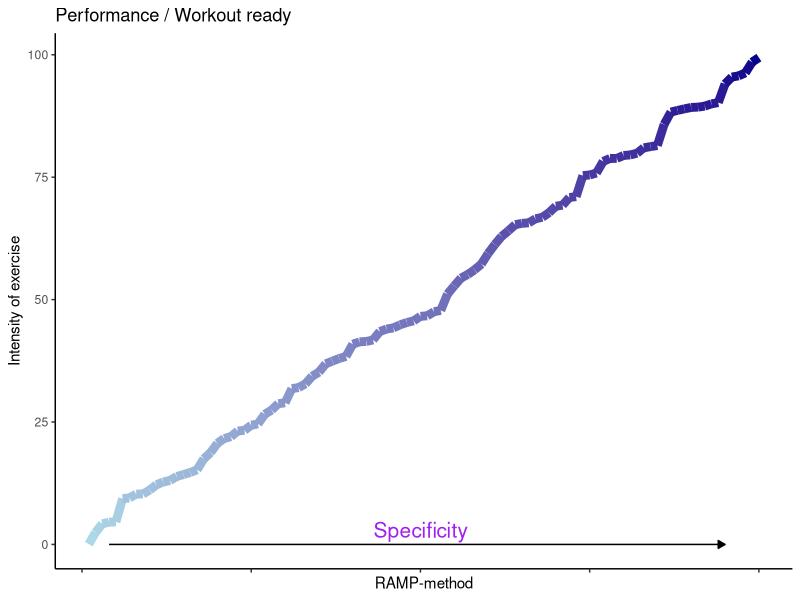
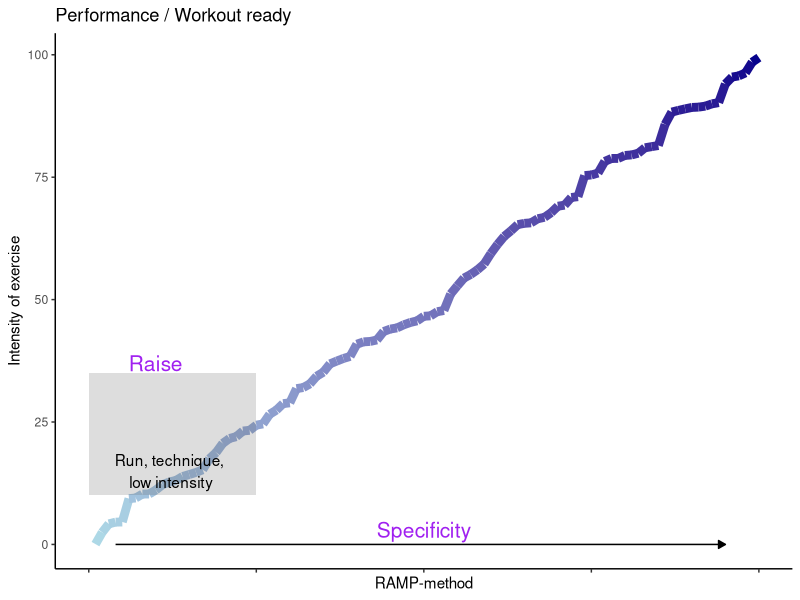
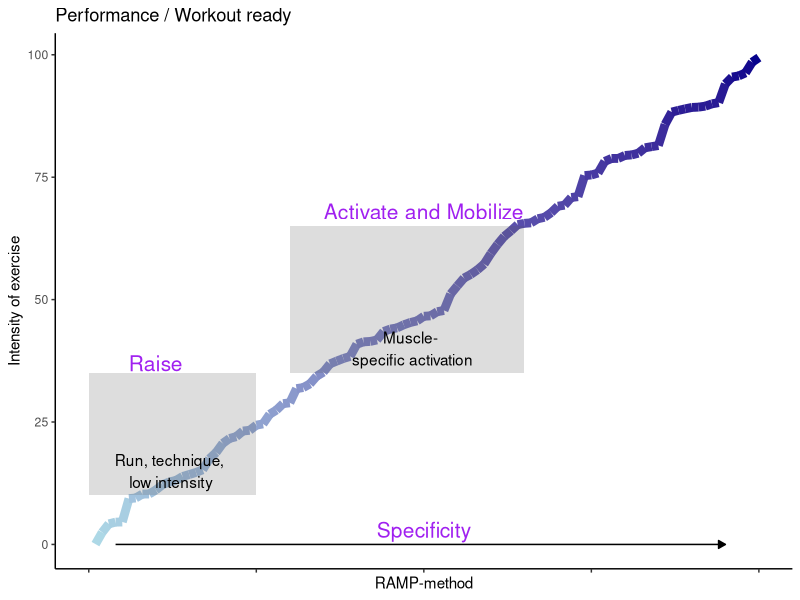
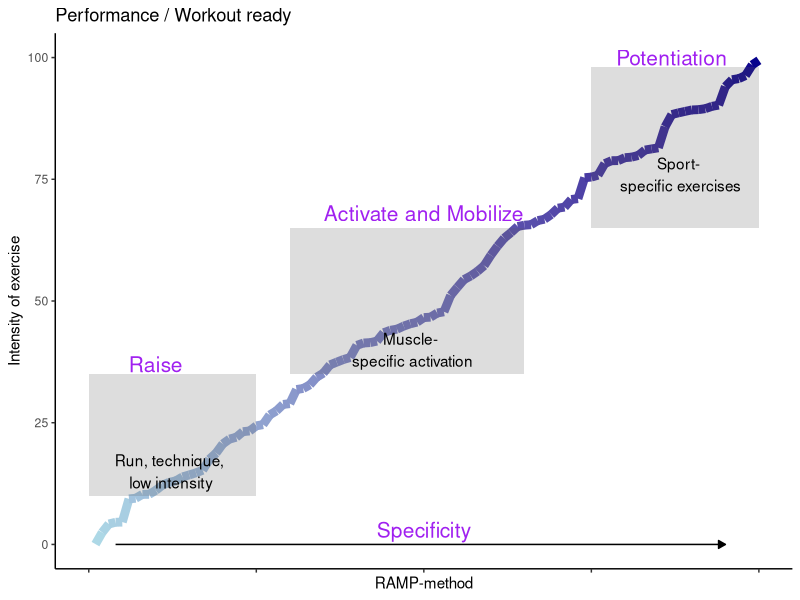

Generate these figures, in order, with R:
## ---- chunk 1
library(tidyverse)
library(ggplot2)
## ---- chunk 2
#| echo: false
#| message: false
#| warning: false
#| fig-align: center
#| fig-height: 6.5
#| fig-width: 6.5


library(tidyverse)

# Simulate some data
set.seed(123)
df <- data.frame(
  x = 1:100,
  y = sort(runif(100, 0, 100))) |> 
  
  mutate(RAMP = ifelse(x == 10, "RAISE",
                       ifelse(x == 50, "Activate and Mobilize",
                              ifelse(x == 85, "Potentiation",x)))) 
  
# Create the ggplot
RAMP <- ggplot(df, aes(x = x, y = y, color = y)) +
  
  geom_line(size = 3) +
  scale_color_gradient(low = "lightblue", high = "darkblue") +
  
  labs(title = "Performance / Workout ready",
       x = "RAMP-method",
       y = "Intensity of exercise",
       color = "Y Value") +
  
  
  
  # add arrow line
  annotate(
  geom = "segment", x = 4, y = 0, xend = 95, yend = 0, 
   arrow = arrow(length = unit(2, "mm"), type="closed")) +
   annotate("text", x=50, y=3, label="Specificity", colour="purple", size=5.3) +
  
  
  theme_classic() +
  theme(axis.text.x = element_blank(),
        legend.position = "none")

  

RAMP


## ---- chunk 3
#| echo: false
#| message: false
#| warning: false
#| fig-align: center
#| fig-height: 6.5
#| fig-width: 6.5


library(tidyverse)


# Simulate some data
set.seed(123)
df <- data.frame(
  x = 1:100,
  y = sort(runif(100, 0, 100))) |> 
  
  mutate(RAMP = ifelse(x == 10, "RAISE",
                       ifelse(x == 50, "Activate and Mobilize",
                              ifelse(x == 85, "Potentiation",x)))) 
  
# Create the ggplot
RAMP +
  annotate("text", x=10, y=37, label="Raise", colour="purple", size=5.3) +
  annotate("rect", xmin = 0, xmax = 25, ymin = 10, ymax = 35,
  alpha = .2) +
  annotate("text", x=12, y=15, label="Run, technique,\n low intensity") 
  
 

  


## ---- chunk 4
#| echo: false
#| message: false
#| warning: false
#| fig-align: center
#| fig-height: 6.5
#| fig-width: 6.5


RAMP +
  # Raise
  annotate("text", x=10, y=37, label="Raise", colour="purple", size=5.3) +
  annotate("rect", xmin = 0, xmax = 25, ymin = 10, ymax = 35,
  alpha = .2) +
  annotate("text", x=12, y=15, label="Run, technique,\n low intensity") +
  
  # Activate
  annotate("text", x=50, y=68, label="Activate and Mobilize", colour="purple", size=5.3) +
  annotate("rect", xmin = 30, xmax = 65, ymin = 35, ymax = 65,
  alpha = .2)+
  annotate("text", x=48, y=40, label="Muscle-\n specific activation") 
  
  
  
  
## ---- chunk 5
#| echo: false
#| message: false
#| warning: false
#| fig-align: center
#| fig-height: 6.5
#| fig-width: 6.5


RAMP +
# Raise
  annotate("text", x=10, y=37, label="Raise", colour="purple", size=5.3) +
  annotate("rect", xmin = 0, xmax = 25, ymin = 10, ymax = 35,
  alpha = .2) +
  annotate("text", x=12, y=15, label="Run, technique,\n low intensity") +
  
  # Activate
  annotate("text", x=50, y=68, label="Activate and Mobilize", colour="purple", size=5.3) +
  annotate("rect", xmin = 30, xmax = 65, ymin = 35, ymax = 65,
  alpha = .2)+
  annotate("text", x=48, y=40, label="Muscle-\n specific activation") +
  
  # Potentiate
  annotate("text", x=87, y=100, label="Potentiation", colour="purple", size=5.3) +
  annotate("rect", xmin = 75, xmax = 100, ymin = 65, ymax = 98,
  alpha = .2) +
  annotate("text", x=88, y=76, label="Sport-\n specific exercises") 
  
